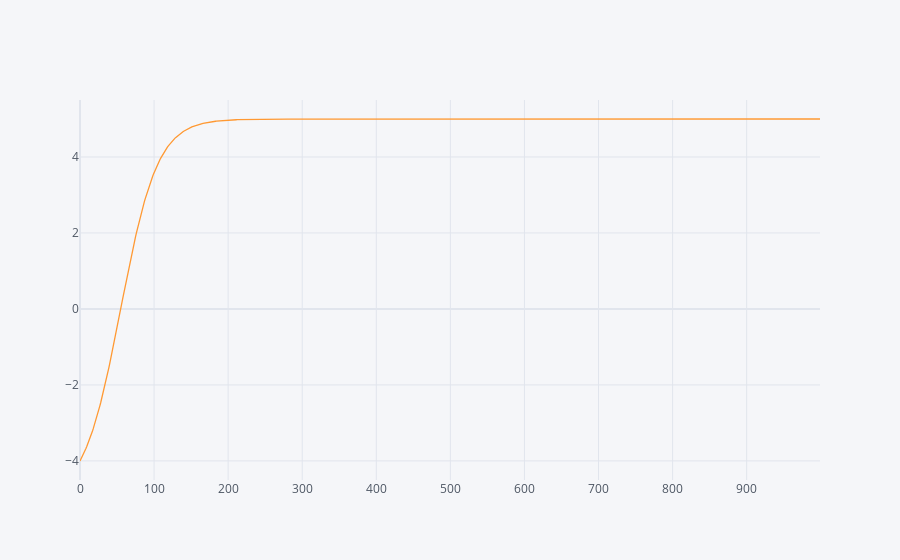

Notebook source saved alongside this figure:
### Code cell
t=2*(np.linspace(0,N*dt,N)-0.55)
xp=5*np.tanh(t)
pd.Series(xp).iplot()

### Figure 1 — Plotly figure (JSON) as saved in the notebook; plotly's stock layout.template omitted (floating-point values rounded to 4 significant figures; data arrays with more than 128 entries replaced by an {"elided": "..."} marker saying what was removed)
{"data": [{"line": {"color": "rgba(255, 153, 51, 1.0)", "dash": "solid", "shape": "linear", "width": 1.3}, "mode": "lines", "name": "None", "text": "", "type": "scatter", "x": {"elided": "1000 int values"}, "y": {"elided": "1000 float values"}}], "layout": {"legend": {"bgcolor": "#F5F6F9", "font": {"color": "#4D5663"}}, "paper_bgcolor": "#F5F6F9", "plot_bgcolor": "#F5F6F9", "title": {"font": {"color": "#4D5663"}}, "xaxis": {"gridcolor": "#E1E5ED", "showgrid": true, "tickfont": {"color": "#4D5663"}, "title": {"font": {"color": "#4D5663"}, "text": ""}, "zerolinecolor": "#E1E5ED"}, "yaxis": {"gridcolor": "#E1E5ED", "showgrid": true, "tickfont": {"color": "#4D5663"}, "title": {"font": {"color": "#4D5663"}, "text": ""}, "zerolinecolor": "#E1E5ED"}}}
